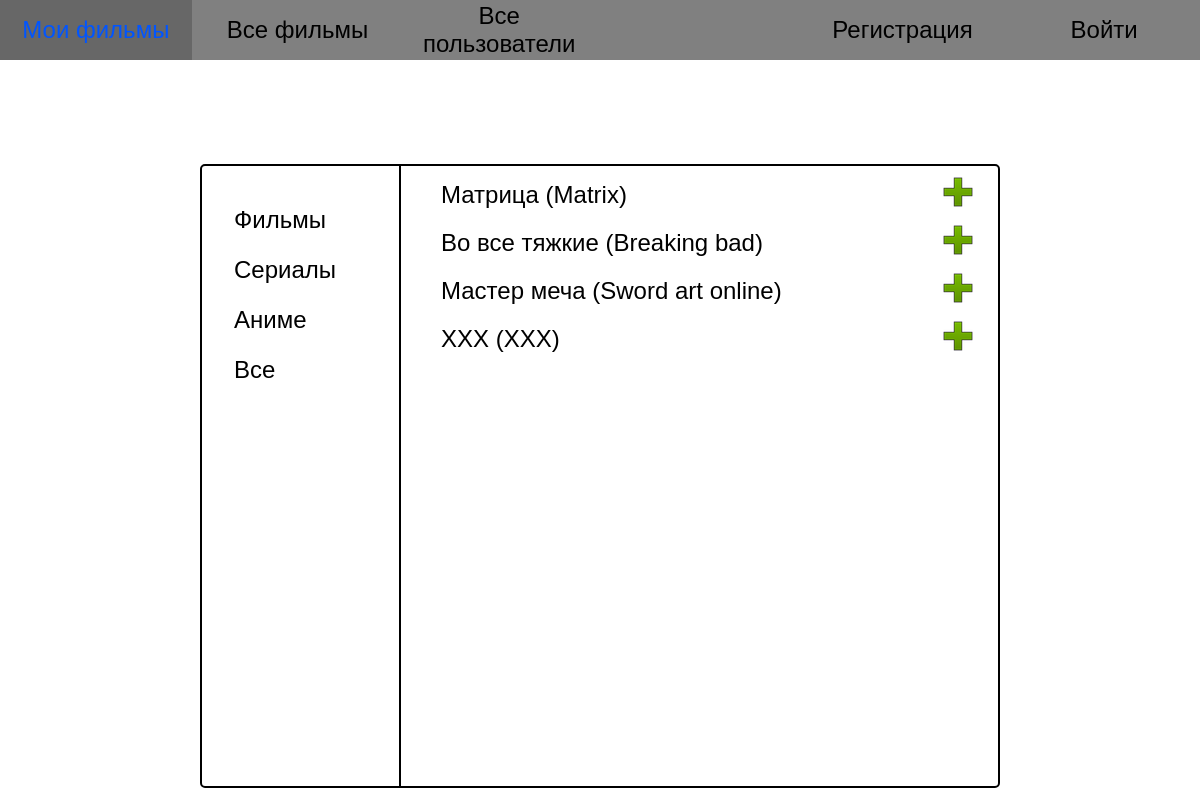
The page /all_movies on the database its author committed.
### films_app/models.py (models this page shows, shortened)
class Category(models.Model):
    category_name = models.CharField(max_length=50, verbose_name='Категория')
    slug = models.SlugField(max_length=50, unique=True, db_index=True, verbose_name='URL')
    class Meta:
        verbose_name = 'Категория'
        verbose_name_plural = 'Категории'

class Movie(models.Model):
    movie_title = models.CharField(max_length=100, verbose_name='Название')
    original_title = models.CharField(max_length=100, blank=True, default='', verbose_name='Оригинальное название')
    description = models.TextField(verbose_name='Описание', blank=True, default='')
    url = models.URLField(blank=True, default='', verbose_name='Ссылка')
    category = models.ManyToManyField(Category, db_index=True, verbose_name='Категории')

### films_app/views.py (the view)
# urls.py: path('all_movies', AllMoviesView.as_view(), name='all_movies'),
class AllMoviesView(ListView):
    model = Movie
    template_name = 'films_app/all_movies.html'
    context_object_name = 'movies'
    def get_context_data(self, *, object_list=None, **kwargs):
        context = super().get_context_data(**kwargs)
        context['category'] = Category.objects.all()
        context['statuses'] = Status.objects.all()
        added_movies = UserMovies.objects.filter(user=self.request.user.id)
        context['added_movies'] = []
        for movie in added_movies:
            context['added_movies'].append(movie.movie)
        if self.kwargs:
            category = self.kwargs['slug']
            category = context['category'].get(slug=category)
            context['movies'] = context['movies'].filter(category=category)
        return context

### films_app/templates/films_app/all_movies.html
{% extends 'films_app/table_template.html' %}
{% load static %}
{% block list_movies %}
    <ul class="all__movies" style="overflow-y: scroll;">
        {% for movie in movies %}
            <li class="info__movie">
                <a href="" class="info__link">{{ movie.movie_title }} ({{ movie.original_title }})</a>
                {% if movie not in added_movies %}
                    <a href="{% url 'add_movie' movie.id %}" class="add__movie"><img src="{% static 'films_app/img/plus.ico' %}"></a>
                {% endif %}
            </li>
        {% endfor %}
    </ul>
{% endblock %}

### films_app/templates/films_app/table_template.html (shortened to what this page needs)
{% extends 'base.html' %}
{% load static %}
{% block css_add %}
    <link rel="stylesheet" href="{% static 'films_app/css/index.css' %}">
{% endblock %}
{% block content %}
    <div class="page__content">
        {% block films_content %}
            <div class="films__content">
                {% block films_navigation %}
                    <div class="films__navigation">
                        <ul class="category__name">
                            {% for cat in category %}
                                <li><a href="{% url 'category_movies' cat.slug %}">{{ cat.category_name }}</a></li>
                            {% endfor %}
                        </ul>
                    </div>
                {% endblock %}
                <div class="all__movies">
                    {% block list_movies %}
                    {% endblock %}
                </div>
            </div>
        {% endblock %}
    </div>
{% endblock %}

### templates/base.html (shortened to what this page needs)
<!DOCTYPE html>
<html lang="en">
<head>
    {% load static %}
    {% block css_add %} {% endblock %}
    {% block script_add %}
        <link rel="stylesheet" href="{% static 'base.css' %}">
    {% endblock %}
</head>
<body>
    {% include 'includes/navbar.html' %}
    {% block content %} {% endblock %}
</body>
</html>

### templates/includes/navbar.html (shortened to what this page needs)
<nav class="navigation__bar container">
  <ul>
    <li><a href="/" class="nav__main">Мои фильмы</a></li>
    <li><a href="{% url 'all_movies' %}" class="nav__all__movies">Все фильмы</a></li>
    <li><a href="{% url 'users_list' %}" class="nav__all__users">Все пользователи</a></li>
    <li>
    </li>
    {% if request.user.is_authenticated is False %}
        <li><a href="{% url 'registration' %}" class="nav__registart</>ion">Регистрация</a></li>
        <li><a href="{% url 'login' %}" class="nav__login">Войти</a></li>
    {% else %}
        <li><a href="" class="nav__username">{{ request.user|capfirst }}</a></li>
        <li><a href="{% url 'logout' %}" class="nav__logout">Выйти</a></li>
    {% endif %}
  </ul>
</nav>

### films_app/static/films_app/css/index.css (style rules this page uses)
.page__content { display: grid; height: 91vh; grid-template-columns: repeat(6, 1fr); grid-template-rows: .5fr 1fr 1fr 1fr; }
.films__content { grid-column-start: 2; grid-column-end: -2; grid-row-start: 2; grid-row-end: -1; display: grid; grid-template-columns: 1fr 3fr; border: 2px solid black; border-radius: 5px; }
.films__navigation { border-right: 2px solid; }
.category__name { padding-left: 0; margin-top: 40px; }
.category__name li { height: 40px; margin-bottom: 10px; padding-left: 2rem; }
.category__name li a { text-decoration: none; }
.all__movies { height: 100%; margin-top: 0; }
.all__movies li a { align-self: center; }
.info__movie { display: grid; grid-template-columns: 6fr 1fr; margin-top: 10px; }
.add__movie { text-align: center; }

### static/base.css (style rules this page uses)
html, body { margin: 0; padding: 0; box-sizing: border-box; }
body { font-family: 'Arial'; width: 100%; min-height: 100vh; font-size: 1.5rem; }
.navigation__bar ul { display: grid; padding: 0; margin: 0; height: 100%; min-height: 60px; grid-template-columns: repeat(6, 1fr); grid-column-gap: 10px; background: grey; }
.navigation__bar li { display: table; height: 100%; width: 100%; align-items: center; text-align: center; }
.navigation__bar li a { display: table-cell; vertical-align: middle; height: 100%; width: 100%; }
li { list-style-type: none; }
a { color: rgba(0,0,0,1); text-decoration: none; }

### rows shown on the page
Category: category_name "Фильмы"
Category: category_name "Сериалы"
Category: category_name "Аниме"
Category: category_name "Все"
Movie: movie_title "Матрица", original_title "Matrix"
Movie: movie_title "Во все тяжкие", original_title "Breaking bad"
Movie: movie_title "Мастер меча", original_title "Sword art online"
Movie: movie_title "XXX", original_title "XXX"
